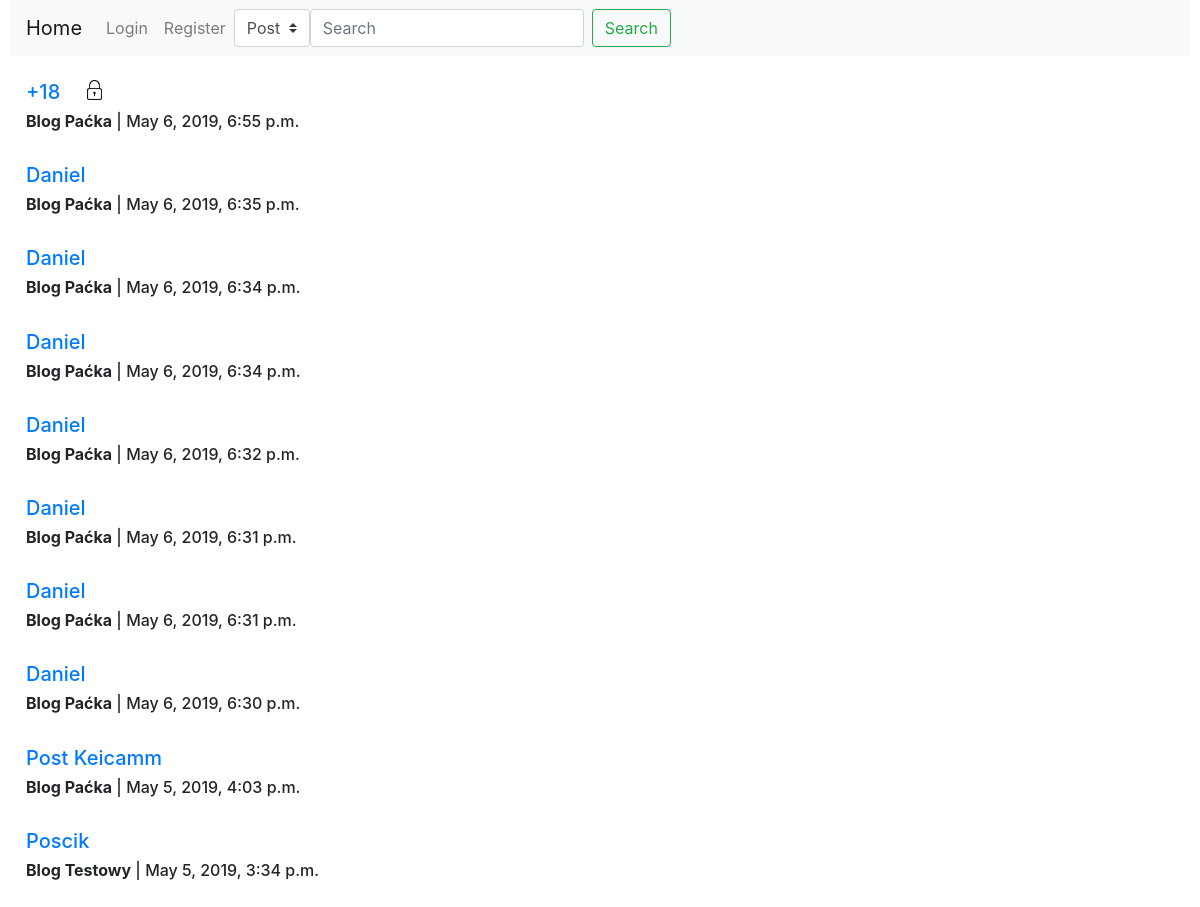
The app's page /, older data.
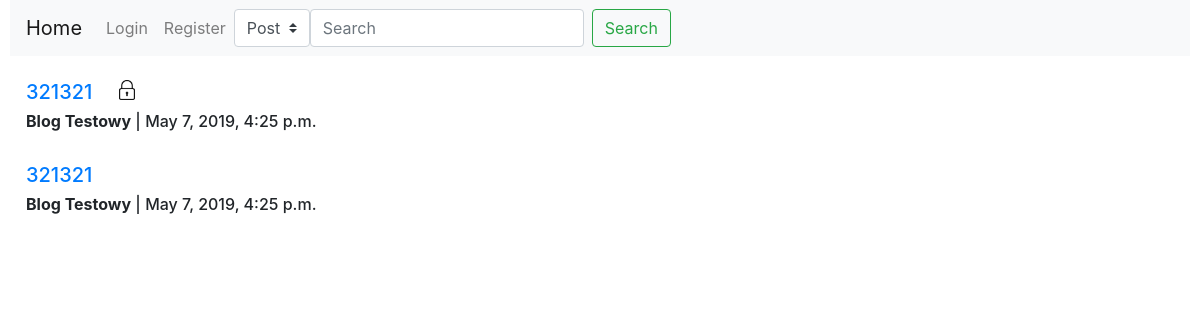
The same page, newer data.
### Blog/models.py (models this page shows)
class Post(models.Model):
    IDPost=models.AutoField(primary_key=True)
    Tytul=models.CharField(max_length=128)
    Tresc=models.TextField()
    Data=models.DateTimeField(default=timezone.now)
    IDBlog=models.ForeignKey(Blog,on_delete=models.CASCADE)
    Haslo=models.CharField(max_length=8,blank=True)
    Obraz=models.ImageField(upload_to='Obrazki',blank=True)

class Blog(models.Model):
    IDBlog=models.AutoField(primary_key=True)
    Nazwa=models.CharField(max_length=128)
    IDAutor=models.ForeignKey(User,on_delete=models.CASCADE)

### Blog/views.py (the view)
# urls.py: path('',views.home,name='home'),
def home(request):
    posts = models.Post.objects.all().order_by('-Data')
    return render(request,"Blog/home.html",{'posts': posts})

### Blog/templates/Blog/home.html (shortened to what this page needs)
{%extends "Blog/base.html"%}
{%block content%}
{%for post in posts %}
<div class="media">
  <div class="media-body">
    {%if post.Haslo%}
    <a class="nav-item" data-toggle="modal" data-target="#exampleModalCentered{{post.IDPost}}" href="">
      <h5 class="mt-0" style="float:left">{{post.Tytul}}&nbsp;&nbsp;&nbsp;&nbsp;&nbsp;</h5>
    </a>
    <img src="/Obrazki/Obrazki/lock.png" style="max-width:20px;max-height:20px;float:left"> <div style="clear:both"></div>
      {%else%}
      <a class="nav-item" href="post/{{post.IDPost}}"><h5 class="mt-0">{{post.Tytul}}</h5></a>
      {%endif%}
      <h6 class='mt-0'><strong>{{post.IDBlog.Nazwa}}</strong> | {{post.Data}}</h6>
      <br>
  </div>
</div>
{%endfor%}
{%endblock content%}

### Blog/templates/Blog/base.html (shortened to what this page needs)
{% load static %}
<!DOCTYPE html>
<html>
<head>
<link rel="stylesheet" href="https://stackpath.bootstrapcdn.com/bootstrap/4.3.1/css/bootstrap.min.css">
<link rel="stylesheet" href="https://use.fontawesome.com/releases/v5.8.1/css/all.css">
</head>
<body>
<div id=BigContainer style="margin-left:10px;margin-right:10px">
{% block NavigationBar %}
<nav class="navbar navbar-expand-lg navbar-light bg-light">
            <a class="navbar-brand" href="{%url 'home'%}">Home</a>
            <div class="collapse navbar-collapse" id="navbarSupportedContent">
              <ul class="navbar-nav mr-auto">
                <li class="nav-item">
            {%if not user.is_authenticated%}
                  <a class="nav-link" href="{%url 'login'%}">Login</a>
                </li>
                <li class="nav-item">
                  <a class="nav-link" href="{%url 'registration'%}">Register</a>
                </li>
                {%endif%}
                  <div class="input-group">
                        <form class="form-inline my-2 my-lg-0" method="GET" action="{% url 'search' %}">
                        <select class="custom-select" name="typ">
                              <option {%if type == 'Post' %} selected {%endif%} value="Post">Post</option>
                        </select>
                        <input class="form-control mr-sm-2" type="text" placeholder="Search" aria-label="Search" name="search" {% if phase %} value="{{ phase}}"{%endif%} >
                        <button class="btn btn-outline-success my-2 my-sm-0" type="submit">Search</button>
                        </form>
                  </div>
            </div>
          </nav>
{% endblock %}
      <br>
{%block content%}
{%endblock%}
      </div>
</body>
</html>

Row changes from the older to the newer data that the page shows:
removed Post: Tytul "+18", IDBlog.Nazwa "Blog Paćka", Data "May 6, 2019, 6:55 p.m."
removed Post: Tytul "Daniel", IDBlog.Nazwa "Blog Paćka", Data "May 6, 2019, 6:35 p.m."
removed Post: Tytul "Daniel", IDBlog.Nazwa "Blog Paćka", Data "May 6, 2019, 6:34 p.m."
removed Post: Tytul "Daniel", IDBlog.Nazwa "Blog Paćka", Data "May 6, 2019, 6:34 p.m."
removed Post: Tytul "Daniel", IDBlog.Nazwa "Blog Paćka", Data "May 6, 2019, 6:32 p.m."
removed Post: Tytul "Daniel", IDBlog.Nazwa "Blog Paćka", Data "May 6, 2019, 6:31 p.m."
removed Post: Tytul "Daniel", IDBlog.Nazwa "Blog Paćka", Data "May 6, 2019, 6:31 p.m."
removed Post: Tytul "Daniel", IDBlog.Nazwa "Blog Paćka", Data "May 6, 2019, 6:30 p.m."
removed Post: Tytul "Post Keicamm", IDBlog.Nazwa "Blog Paćka", Data "May 5, 2019, 4:03 p.m."
removed Post: Tytul "Poscik", IDBlog.Nazwa "Blog Testowy", Data "May 5, 2019, 3:34 p.m."
added Post: Tytul "321321", IDBlog.Nazwa "Blog Testowy", Data "May 7, 2019, 4:25 p.m."
added Post: Tytul "321321", IDBlog.Nazwa "Blog Testowy", Data "May 7, 2019, 4:25 p.m."
